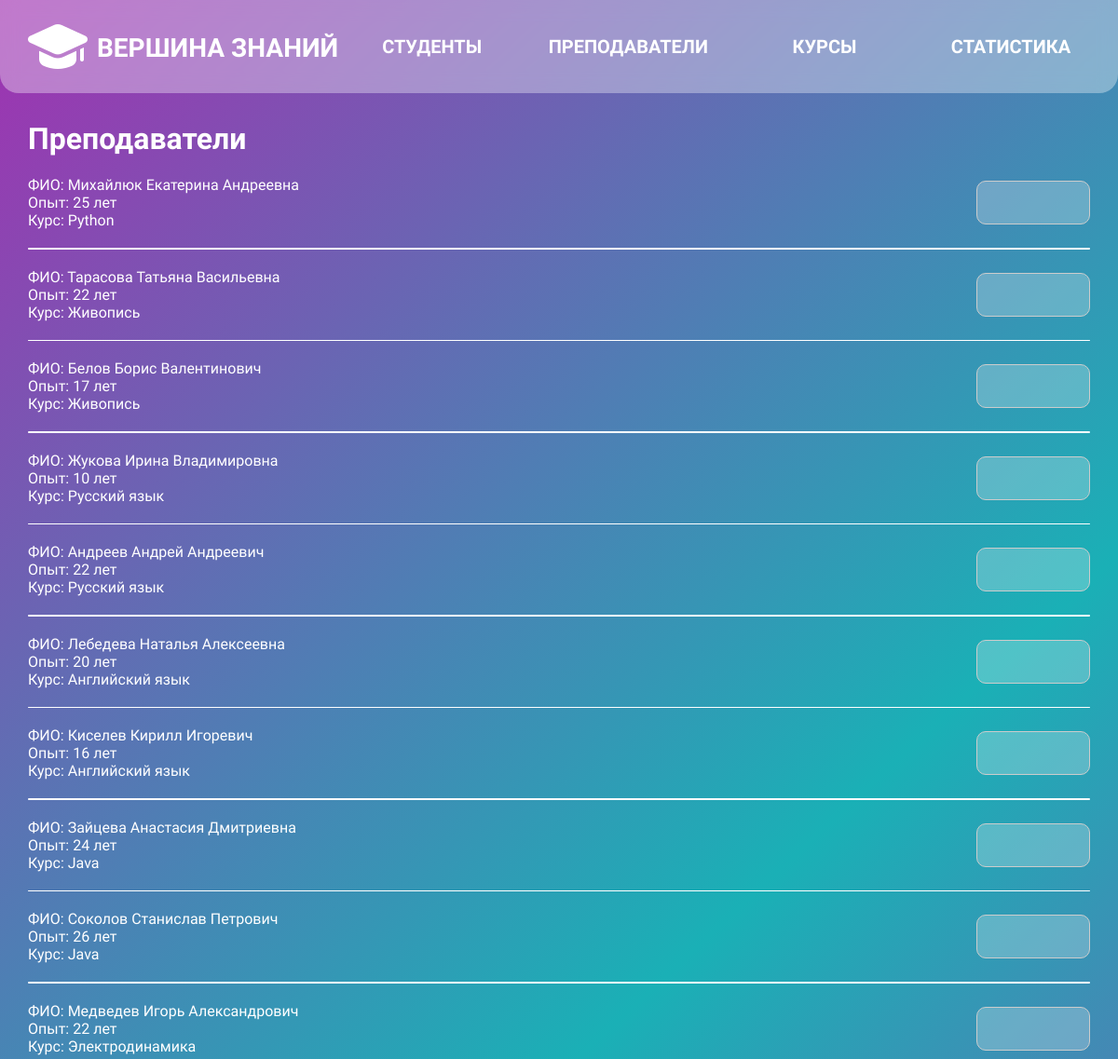
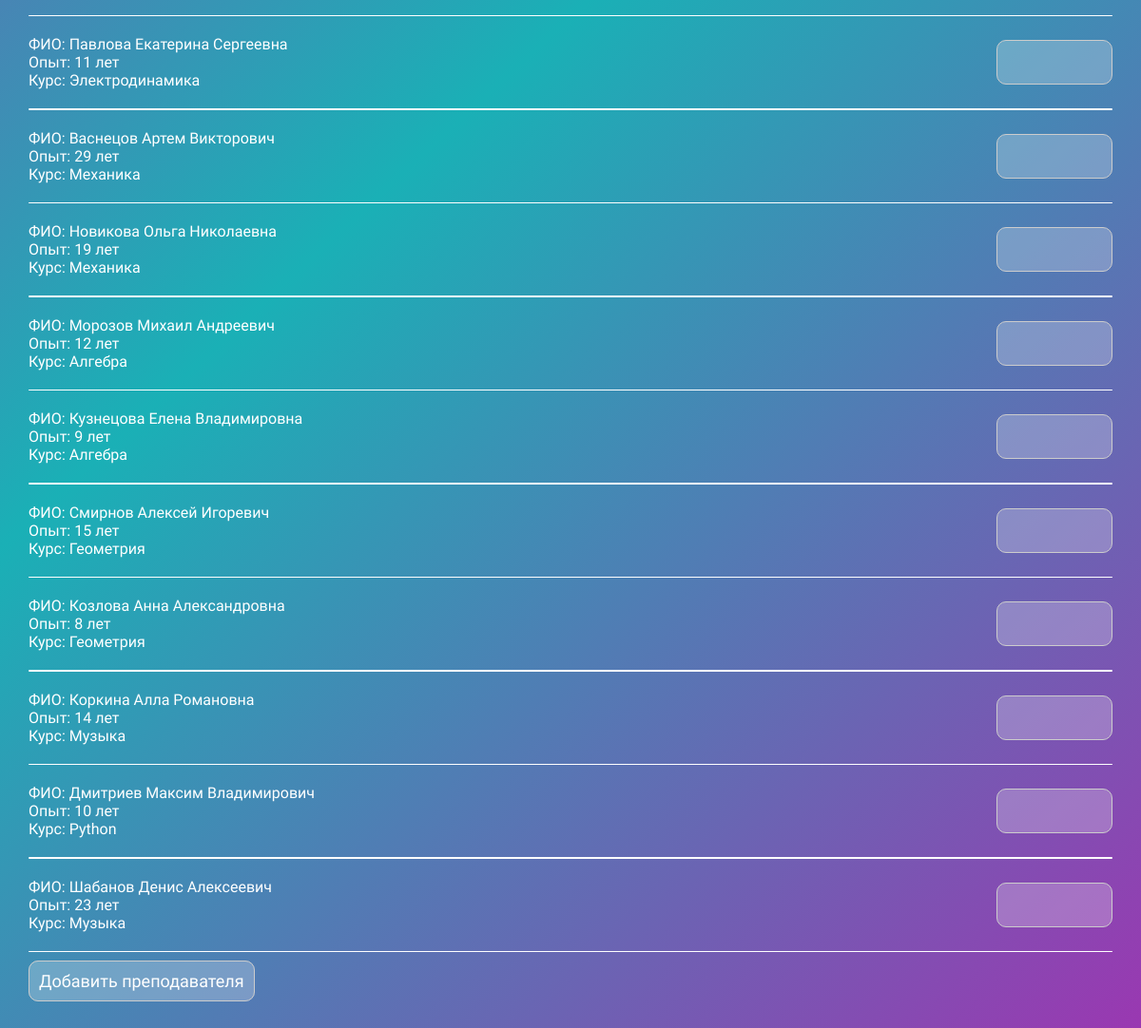
/view-teachers/, run on the app's committed database (2 pictures, top to bottom).
### main/models.py (models this page shows, shortened)
class Teacher(models.Model):
    full_name = models.CharField(max_length=255)
    experience = models.IntegerField()
    course = models.ForeignKey(Course, on_delete=models.CASCADE)

class Course(models.Model):
    course_name = models.CharField(max_length=255)
    duration = models.IntegerField()
    course_type = models.ForeignKey(CourseType, on_delete=models.CASCADE)
    def __str__(self):
        return self.course_name

### main/views.py (the view)
# urls.py: path('view-teachers/', view_teachers, name='view_teachers'),
def view_teachers(request):
    teachers = Teacher.objects.all()
    return render(request, 'main/view_teachers.html', {'teachers': teachers})

### main/templates/main/view_teachers.html (shortened to what this page needs)
{% extends 'main/base.html' %}
{% block content %}
   <h1>Преподаватели</h1>
{% for teacher in teachers %}
        <div class="student-info">
        ФИО: {{ teacher.full_name }}<br>
        Опыт: {{ teacher.experience }} лет<br>
        Курс: {{ teacher.course }}<br>
        <div class="func-btns">
            <a href="{% url 'teacher_info' teacher.id %}" class="func-btn-edit" ></a>
        </div>
    </div>
<div class="centered-bar"></div>
{% endfor %}
<a href="{% url 'add_teacher' %}" class="func-btn-edit" >Добавить преподавателя</a>
{% endblock %}

### main/static/main/style/main.css (style rules this page uses)
body { font-family: 'Ubuntu', sans-serif; margin: 0; background: rgb(161,49,177); background: -moz-linear-gradient(137deg, rgba(161,49,177,1) 0%, rgba(26,176,182,1) 50%, rgba(161,49,177,1) 100%); background: -webkit-linear-gradient(137deg, rgba(161,49,177,1) 0%, rgba(26,176,182,1) 50%, rgba(161,49,177,1) 100%); background: linear-gradient(137deg, rgba(161,49,177,1) 0%, rgba(26,176,182,1) 50%, rgba(161,49,177,1) 100%); filter: progid:DXImageTransform.Microsoft.gradient(startColorstr="#a131b1",endColorstr="#a131b1",GradientType=1); height: 100vh; color: var(--text-color); background-attachment: fixed; }
:root { --primary-color: #027683; --button-background: #027683; --text-color: white; --text-color-alt: #9aae1b; --hover-color: #9a1a97; }
.student-info { display: flex; justify-content: space-between; align-items: center; margin-bottom: 20px; }
.func-btns { display: flex; justify-content:flex-end; width: 830px; }
.func-btn-edit { text-align: center; min-width: 100px; min-height: 25px; font-size: 18px; padding: 10px; background: rgba(255, 255, 255, 0.24); color: var(--text-color); border: none; border-radius: 10px; cursor: pointer; text-decoration: none; transition: background-color 0.3s; text-align: center; border: 1px solid #ccc; }
.centered-bar { width: 100%; height: 1.5px; background-color: var(--text-color); margin: 20px auto; border-radius: 5px; }

### data on the page
Teacher: full_name "Михайлюк Екатерина Андреевна", experience "25", course "Python"
Teacher: full_name "Тарасова Татьяна Васильевна", experience "22", course "Живопись"
Teacher: full_name "Белов Борис Валентинович", experience "17", course "Живопись"
Teacher: full_name "Жукова Ирина Владимировна", experience "10", course "Русский язык"
Teacher: full_name "Андреев Андрей Андреевич", experience "22", course "Русский язык"
Teacher: full_name "Лебедева Наталья Алексеевна", experience "20", course "Английский язык"
Teacher: full_name "Киселев Кирилл Игоревич", experience "16", course "Английский язык"
Teacher: full_name "Зайцева Анастасия Дмитриевна", experience "24", course "Java"
Teacher: full_name "Соколов Станислав Петрович", experience "26", course "Java"
Teacher: full_name "Медведев Игорь Александрович", experience "22", course "Электродинамика"
Teacher: full_name "Павлова Екатерина Сергеевна", experience "11", course "Электродинамика"
Teacher: full_name "Васнецов Артем Викторович", experience "29", course "Механика"
Teacher: full_name "Новикова Ольга Николаевна", experience "19", course "Механика"
Teacher: full_name "Морозов Михаил Андреевич", experience "12", course "Алгебра"
Teacher: full_name "Кузнецова Елена Владимировна", experience "9", course "Алгебра"
Teacher: full_name "Смирнов Алексей Игоревич", experience "15", course "Геометрия"
Teacher: full_name "Козлова Анна Александровна", experience "8", course "Геометрия"
Teacher: full_name "Коркина Алла Романовна", experience "14", course "Музыка"
Teacher: full_name "Дмитриев Максим Владимирович", experience "10", course "Python"
Teacher: full_name "Шабанов Денис Алексеевич", experience "23", course "Музыка"
